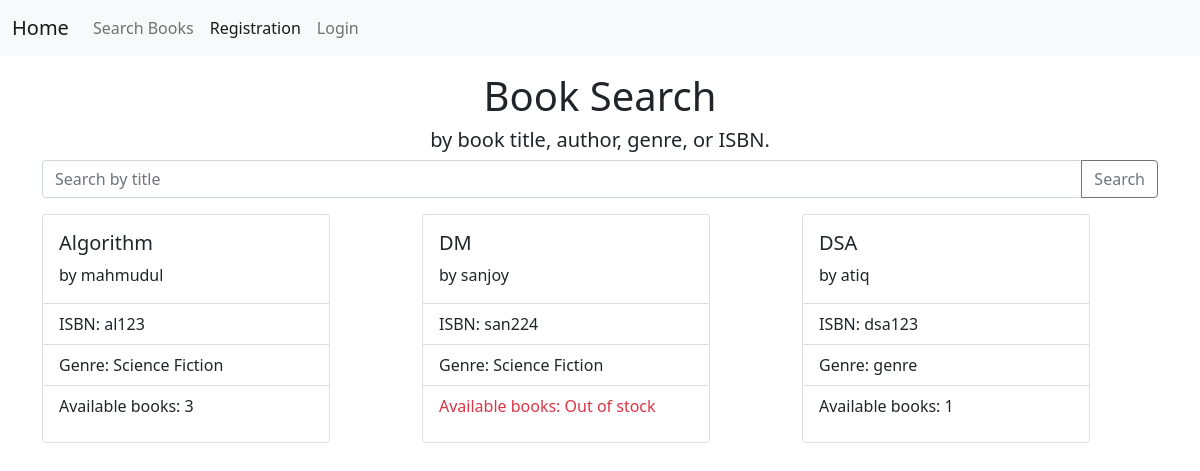
/book/search/, run on an earlier commit of the app's database.
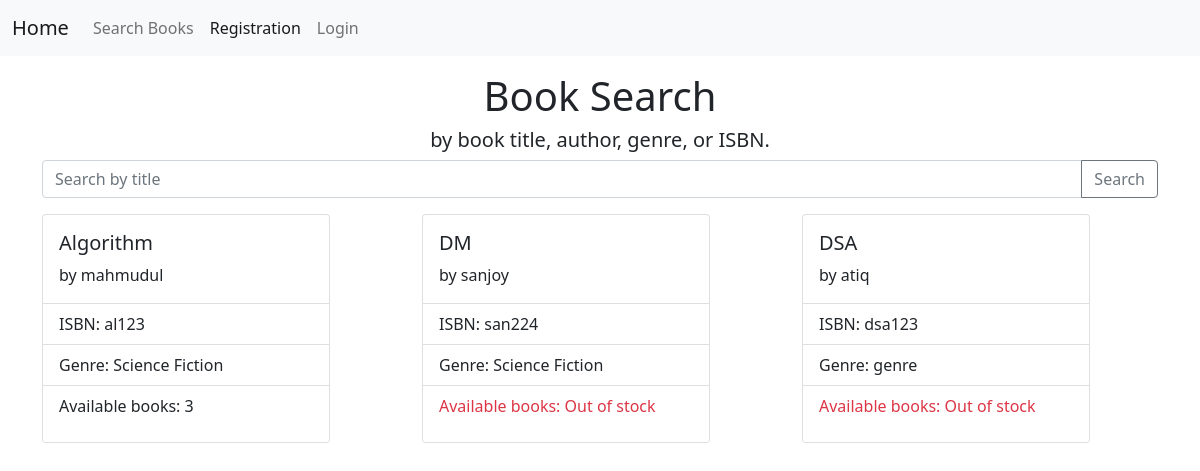
And on a later commit of the database.
### library/models.py (models this page shows, shortened)
class Book(models.Model):
    GENRE_CHOICES = [
        ('Fiction', 'Fiction'),
        ('Non-Fiction', 'Non-Fiction'),
        ('Science Fiction', 'Science Fiction'),
        ('Fantasy', 'Fantasy'),
        ('Mystery', 'Mystery'),
        ('Thriller', 'Thriller'),
        ('Romance', 'Romance'),
        ('Westerns', 'Westerns'),
    ]
    title = models.CharField(max_length=200)
    author = models.CharField(max_length=100)
    isbn = models.CharField(max_length=13, unique=True)
    publication_date = models.DateField()
    genre = models.CharField(max_length=20, choices=GENRE_CHOICES)
    no_of_books_available = models.PositiveIntegerField(default=0)
    class Meta:
        ordering = ['title']

### library/views/management.py (the view)
# urls.py: path('book/search/', management.book_search, name='book_search'),
def book_search(request):
    query = request.GET.get('query') or ''
    query = Q(title__icontains=query) | Q(author__icontains=query) | Q(isbn__icontains=query) | Q(genre__icontains=query)
    books = Book.objects.filter(query)
    return render(request, 'book_search.html', {'books': books, 'query': request.GET.get('query', '')})

### library/templates/book_search.html (shortened to what this page needs)
{% extends 'home.html' %}
{% block content %}
<div class="container-sm text-center mt-3">
    <h1 class="text-center mt-3">Book Search</h1>
    <h5 class="text-bold"> by book title, author, genre, or ISBN.</h5>
    <form method="get">
        <div class="input-group mb-3">
            <input type="text" class="form-control" name="query"
                placeholder="Search by title">
            <button type="submit" class="btn btn-outline-secondary">Search</button>
        </div>
    </form>
</div>
<div class="container mt-3">
    <div class="row row-cols-3">
        {% for book in books %}
        <div class="col mb-3">
            <div class="card" style="width: 18rem;">
                <div class="card-body">
                    <h5 class="card-title">{{ book.title }}</h5>
                    <p class="card-text">by {{ book.author }}</p>
                </div>
                <ul class="list-group list-group-flush">
                    <li class="list-group-item"> ISBN: {{ book.isbn }}</li>
                    <li class="list-group-item"> Genre: {{ book.genre }}
                    </li>
                    <li class="list-group-item">
                        {% if book.no_of_books_available == 0 %}
                        <p class="text-danger">Available books: Out of
                            stock</p>
                        {% else %}
                        <p>
                            Available books: {{ book.no_of_books_available }}
                        </p>
                        {% endif %}
                    </li>
                </ul>
            </div>
        </div>
        {% endfor %}
    </div>
</div>
{% endblock content %}

What changed in the data, as far as the page shows it:
changed Book "DSA": no_of_books_available "1" → (not shown); no_of_books_available "Available books:" → "Available books: Out of stock"
